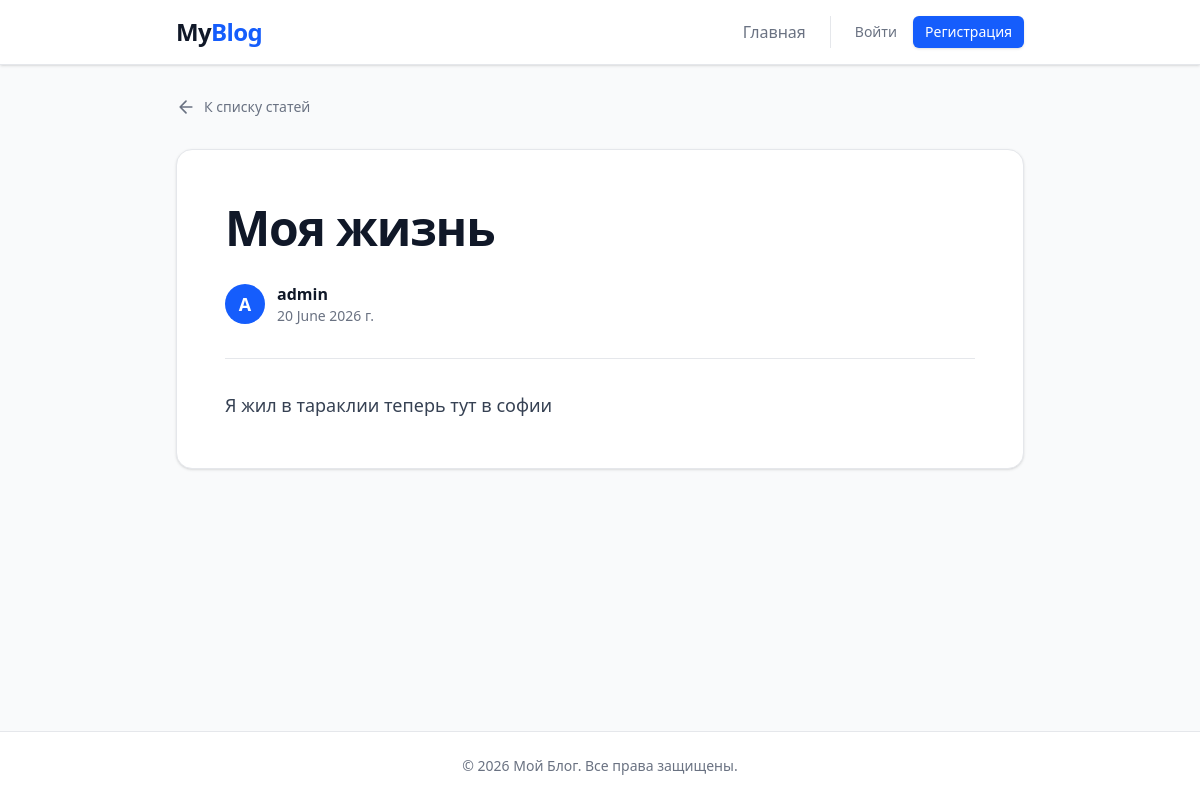
Page /moia-zhizn/ on the committed database.
### blog/models.py (models this page shows, shortened)
class Post(models.Model):
    class Status(models.TextChoices):
        DRAFT = 'draft', 'Черновик'
        PUBLISHED = 'published', 'Опубликован'
    title = models.CharField(max_length=200)
    slug = models.SlugField(max_length=200, unique=True)
    author = models.ForeignKey(
        settings.AUTH_USER_MODEL,
        on_delete=models.CASCADE,
        related_name="posts",
    )
    body = models.TextField()
    status = models.CharField(
        max_length=10,
        choices=Status.choices,
        default=Status.DRAFT,
    )
    created_at = models.DateTimeField(auto_now_add=True)
    updated_at = models.DateTimeField(auto_now=True)
    class Meta:
        ordering = ['-created_at']

### blog/views.py (the view)
# urls.py: path('<slug:slug>/', views.PostDetailView.as_view(), name='post_detail'),
class PostDetailView(DetailView):
    template_name = 'blog/post_detail.html'
    context_object_name = 'post'
    def get_queryset(self):
        return Post.objects.filter(status=Post.Status.PUBLISHED)

### templates/blog/post_detail.html (shortened to what this page needs)
{% extends 'base.html' %}
{% block content %}
    <nav aria-label="Панель действий поста" class="flex justify-between items-center mb-8">
        <a href="{% url 'blog:post_list' %}" class="inline-flex items-center text-sm font-medium text-gray-500 hover:text-blue-600 transition-colors">
            <svg aria-hidden="true" class="w-5 h-5 mr-2" fill="none" stroke="currentColor" viewBox="0 0 24 24" stroke-width="2" stroke-linecap="round" stroke-linejoin="round">
                <path d="M19 12H5M12 19l-7-7 7-7"/>
            </svg>
            К списку статей
        </a>
    </nav>
    <article class="bg-white p-8 md:p-12 rounded-2xl shadow-sm border border-gray-200">
        <header class="mb-8 pb-8 border-b border-gray-200">
            <h1 class="text-4xl md:text-5xl font-extrabold text-gray-900 leading-tight tracking-tight mb-6">
                {{ post.title }}
            </h1>
            <address class="flex items-center gap-3 text-gray-500 not-italic">
                <div class="w-10 h-10 bg-blue-600 text-white rounded-full flex items-center justify-center font-bold text-lg" aria-hidden="true">
                    {{ post.author.username.0|upper }}
                </div>
                <div class="flex flex-col">
                    <span class="font-semibold text-gray-900">
                        <span class="sr-only">Автор:</span> {{ post.author.username }}
                    </span>
                    <time datetime="{{ post.created_at|date:'c' }}" class="text-sm">
                        {{ post.created_at|date:"j E Y г." }}
                    </time>
                </div>
            </address>
        </header>
        <div class="text-lg text-gray-700 leading-relaxed space-y-6">
            {{ post.body|linebreaks }}
        </div>
    </article>
{% endblock content %}

### rows in the picture
Post: title "Моя жизнь", author.username.0 "A", author.username "admin", created_at "20 June 2026 г.", body "Я жил в тараклии теперь тут в софии"
